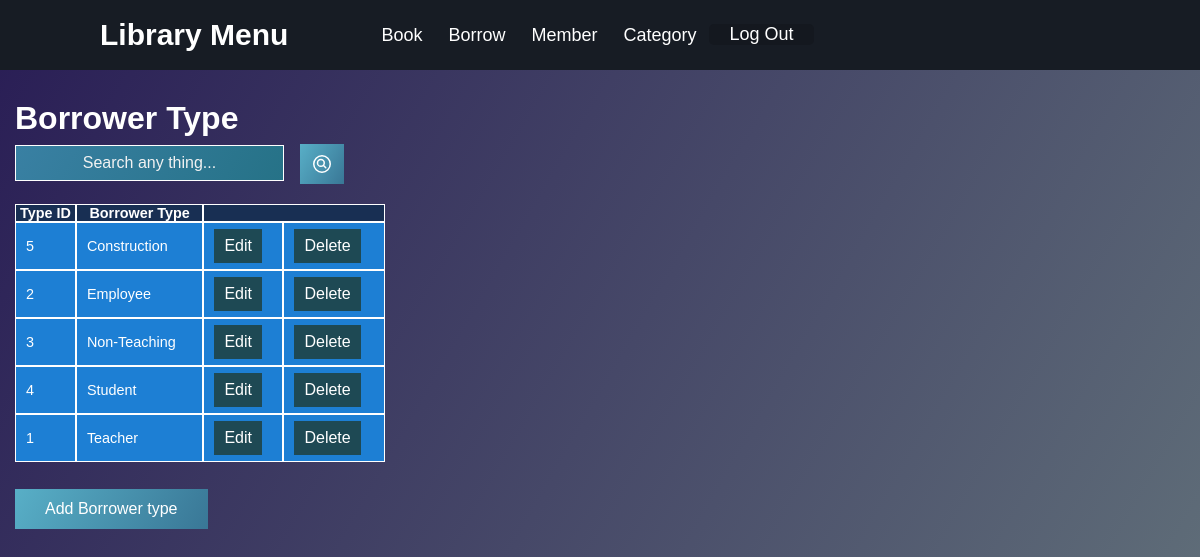
The app's page /source/borrowerTypeList.php (signed in) with its own data.
### tables this page shows
CREATE TABLE `type` (
  `type_id` int(12) NOT NULL,
  `borrowertype` varchar(50) NOT NULL
);

### source/borrowerTypeList.php (the view, shortened to what this page needs)
<?php
	require "includes/conn.php";
	echo "<head>";
	require "menu1.php";
	echo "</head>";
?>
<html>
	<head>
	</head>
	<body>
		<h1><ins>Borrower Type<ins></h1>
	<form action="borrowerTypeList.php" method="POST">
      <input class="searchbar" type="text" placeholder="Search any thing..." name="search">
      <button class="search-button" type="submit"><ion-icon name="search-circle-outline"></button>
    </form>
<?php
	print "<table border='1'>";
	print "<tr>";
	print "<th>Type ID</th>";
	print "<th>Borrower Type</th>";
	print "<th colspan='2'>      </th>";
	if(isset($_POST['search'])){
		$item=$_POST['search'];
		$sql=mysqli_query($con,"SELECT * FROM type
								WHERE type_id LIKE '%$item%' OR borrowertype LIKE '%$item%'
								ORDER BY borrowertype");
	}else{
		$sql=mysqli_query($con,"SELECT * FROM type ORDER BY borrowertype");
	}
	while($row=mysqli_fetch_array($sql)):
	print "<tr>";
	print "<td>".$row['type_id']."</td>";
	print "<td>".$row['borrowertype']."</td>";
?>
	<td>
		<form name="editdata" action="updateBorrowerType.php" method="GET">
			<input type="submit" name="update" value="Edit"/>
		</form>
	</td>
	<td>
		<form name="deletedata" action="deleteBorrowerType.php" method="POST">
			<input type="submit" name="deletedata" value="Delete" onclick="return checkDelete();"/>
		</form>
	</td>
<?php
	echo "</tr>\n";
	endwhile;
	?>
		</table>
		<form method="POST">
					<button class="footer-button-1" formaction="addBorrowerType.php" type="submit" value="Add Borrower type">Add Borrower type</button>
		</form>
	</body>
</html>

### source/Menu.css (style rules this page uses)
* { margin: 0; padding: 0; box-sizing: border-box; text-decoration: none; font-family: 'Poppins', sans-serif; color: white; }
body { background: linear-gradient(120deg, #291d55, #63737b); overflow-x: hidden; }
::placeholder { color : #f2f2f2; }
table { border-spacing: 0px; margin: 15px 0; font-size: 0.9em; min-width: 400px; padding: 12px 15px; font-family: 'Nunito', sans-serif; border: none; }
th { border: 1px solid ; background-color: #182f53; }
tr { background-color: #1d7fd4; border: 1px solid ; }
td { padding: 6px 10px; border: 1px solid ; }
table { position: relative; top: 100px; }
button { cursor: pointer; border: none; color: white; background: linear-gradient(120deg, #58afc7, #397796); padding: 8px 10px; text-decoration: none; display: inline-block; font-size: 16px; }
input[type=submit] { cursor: pointer; border: none; color: white; padding: 8px 10px; text-align: center; text-decoration: none; display: inline-block; background: #1e4954; font-size: 16px; }
input[type=text], input[type=date], input[type=number] { background: linear-gradient(120deg, #3980a3, #267287); border: 1px solid; color: white; padding: 8px 30px; text-align: center; text-decoration : none; display: inline-block; font-size: 16px; }
.searchbar { position: absolute; top: 145px; left: 15px; }
.search-button { position: relative; top: 107px; left: 300px; cursor: pointer; }
h1 { position: relative; top: 100px; left: 15px; }
ion-icon { font-size: 24px; color: white; }
.footer-button-1 { padding: 11px 30px; position: relative; top: 100px; left: 15px; margin-bottom: 10px; }

### records on screen
type: type_id "5", borrowertype "Construction"
type: type_id "2", borrowertype "Employee"
type: type_id "3", borrowertype "Non-Teaching"
type: type_id "4", borrowertype "Student"
type: type_id "1", borrowertype "Teacher"
